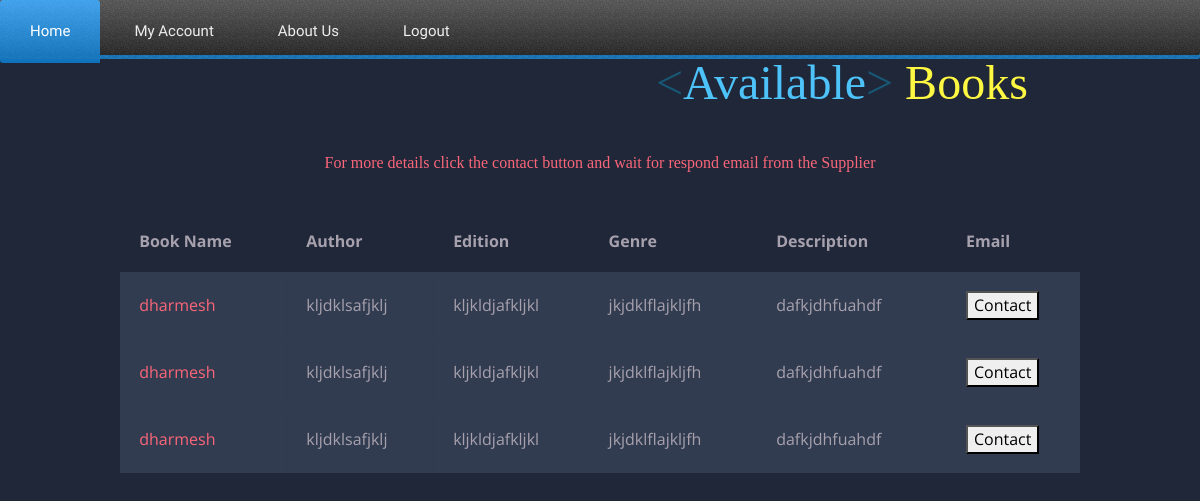
Page /showavailablebooks/showbooks.php (signed in) on the earlier database version.
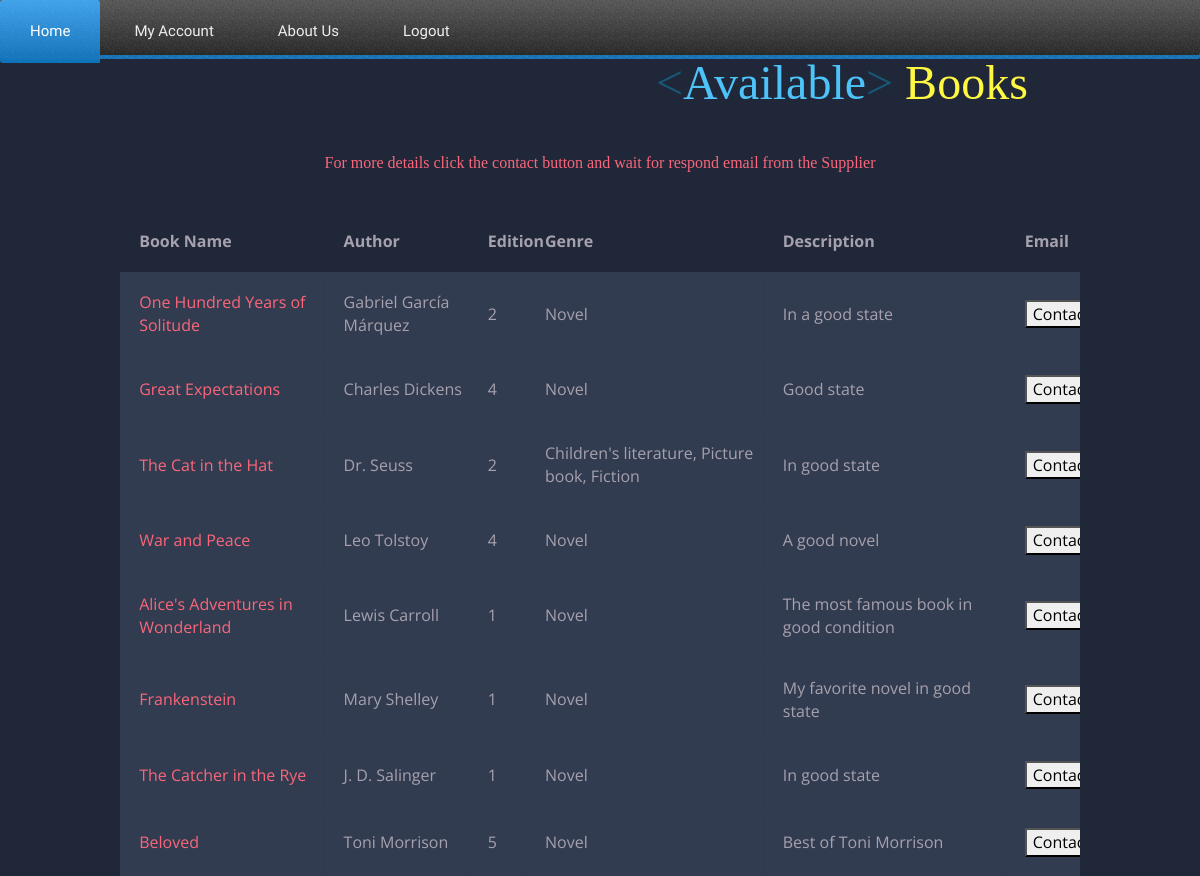
Same page on the later database version.
### tables this page shows
CREATE TABLE `books` (
  `book_id` int(10) NOT NULL,
  `book_name` varchar(255) NOT NULL,
  `author` varchar(255) NOT NULL,
  `edition` varchar(255) NOT NULL,
  `genre` varchar(255) NOT NULL,
  `description` varchar(255) NOT NULL,
  `user_id` varchar(255) NOT NULL
);

### showavailablebooks/showbooks.php (the view, shortened to what this page needs)
<?php
$con = mysqli_connect('localhost', 'root', '', 'omegaread');
$userid = $_SESSION['user_id'];
$query = "select book_id,book_name, author, edition, genre, description, email from books natural join customer where user_id != '$userid'";
$result = mysqli_query($con, $query);
?>
<!DOCTYPE html>
<html>
<head>
    <link rel="stylesheet" href="styles.css">
    <link rel="stylesheet" href="../cssmenu/styles.css">
    <link rel="stylesheet" type="text/css" href="..\css\homestyle.css">
    <link rel="stylesheet" type="text/css" href="..\css\bootstrap.min.css">
    <link rel="stylesheet" type="text/css" href="temp.css">
</head>
<body>
    <div id='cssmenu'>
        <ul>
            <li class='active'><a href='../homepage/homepage.php'><span>Home</span></a></li>
            <li><a href='#'><span>My Account</span></a></li>
            <li><a href='../cssmenu/Aboutpagesreeja/aboutpage.html'><span>About Us</span></a></li>
            <li class='last'><a href='../login/logout.php'><span>Logout</span></a></li>
        </ul>
    </div>
    <h1><span class="blue">&lt;</span>Available<span class="blue">&gt;</span> <span class="yellow">Books</span>
    </h1>
    <h2></h2>
    <h2> For more details click the contact button and wait for respond email from the Supplier </h2>
    <table class="container">
        <thead>
            <tr>
                <th>Book Name</th>
                <th>Author</th>
                <th>Edition</th>
                <th>Genre</th>
                <th>Description</th>
                <th>Email</th>
            </tr>
        </thead>
        <?php
        while ($rows = mysqli_fetch_assoc($result)) {
            ?>
        <tbody>
            <tr>
                <td> <?php echo $rows['book_name']; ?></td>
                <td> <?php echo $rows['author']; ?></td>
                <td> <?php echo $rows['edition']; ?></td>
                <td> <?php echo $rows['genre']; ?></td>
                <td> <?php echo $rows['description']; ?></td>
                <td> <?php echo "<form action='sendmail.php' method='POST'><button type='submit' name = 'book_data' value=".$rows['book_id'].">Contact</button></form>"; ?></td>
            </tr>
            <?php
        }
        ?>
        </tbody>
    </table>
</body>
</html>

### cssmenu/styles.css (style rules this page uses)
#cssmenu, #cssmenu ul, #cssmenu ul li, #cssmenu ul li a { margin: 0; padding: 0; border: 0; list-style: none; line-height: 1; display: block; position: relative; font-family: Capriola, Helvetica, sans-serif; }
#cssmenu { width: auto; height: 59px; padding-bottom: 4px; }
#cssmenu ul { height: 59px; }
#cssmenu ul li { float: left; margin-right: 4px; border-top-left-radius: 3px; border-top-right-radius: 3px; z-index: 5; }
#cssmenu ul li a { padding: 24px 30px 20px 30px; margin-bottom: 4px; border-top-left-radius: 3px; border-top-right-radius: 3px; color: #eeeeee; font-size: 15px; text-decoration: none; }
#cssmenu ul li:first-child, #cssmenu ul li:first-child > a { border-bottom-left-radius: 3px; }
#cssmenu ul li:hover, #cssmenu ul li.active { background: #0f71ba; background: -moz-linear-gradient(top, #3fa4f0 0%, #0f71ba 100%); background: -webkit-gradient(linear, left top, left bottom, color-stop(0%, #3fa4f0), color-stop(100%, #0f71ba)); background: -webkit-linear-gradient(top, #3fa4f0 0%, #0f71ba 100%); background: -o-linear-gradient(top, #3fa4f0 0%, #0f71ba 100%); background: -ms-linear-gradient(top, #3fa4f0 0%, #0f71ba 100%); background: linear-gradient(to bottom, #3fa4f0 0%, #0f71ba 100%); }
#cssmenu ul li a:hover, #cssmenu ul li.active > a { background: url('images/bg.png'); color: #ffffff; }

### css/homestyle.css (style rules this page uses)
html, body { height: 100%; }
body { color: gray; }
h1, h2, h3, h4, h5, h6 { font-family: Baskerville, "Baskerville Old Face", "Goudy Old Style", Garamond, "Times New Roman", serif; }

### showavailablebooks/temp.css (style rules this page uses)
body { font-family: 'Open Sans', sans-serif; font-weight: 300; line-height: 1.42em; color:#A7A1AE; background-color:#1F2739; }
h1 { font-size:3em; font-weight: 300; line-height:1em; text-align: center; color: #4DC3FA; }
h2 { font-size:1em; font-weight: 300; text-align: center; display: block; line-height:1em; padding-bottom: 2em; color: #FB667A; }
.blue { color: #185875; }
.yellow { color: #FFF842; }
.container td { font-weight: normal; font-size: 1em; -webkit-box-shadow: 0 2px 2px -2px #0E1119; -moz-box-shadow: 0 2px 2px -2px #0E1119; box-shadow: 0 2px 2px -2px #0E1119; }
.container { text-align: left; overflow: hidden; width: 80%; margin: 0 auto; display: table; padding: 0 0 8em 0; }
.container td, .container th { padding-bottom: 2%; padding-top: 2%; padding-left:2%; }
.container tr:nth-child(odd) { background-color: #323C50; }
.container th { background-color: #1F2739; }
.container td:first-child { color: #FB667A; }

Differences in the rows shown:
removed books: book_name "dharmesh", author "kljdklsafjklj", edition "kljkldjafkljkl", genre "jkjdklflajkljfh", description "dafkjdhfuahdf", $rows['book_id'] 27 (drawn)
removed books: book_name "dharmesh", author "kljdklsafjklj", edition "kljkldjafkljkl", genre "jkjdklflajkljfh", description "dafkjdhfuahdf", $rows['book_id'] 28 (drawn)
removed books: book_name "dharmesh", author "kljdklsafjklj", edition "kljkldjafkljkl", genre "jkjdklflajkljfh", description "dafkjdhfuahdf", $rows['book_id'] 29 (drawn)
added books: book_name "One Hundred Years of Solitude", author "Gabriel García Márquez", edition "2", genre "Novel", description "In a good state", $rows['book_id'] 44 (drawn)
added books: book_name "Great Expectations", author "Charles Dickens", edition "4", genre "Novel", description "Good state", $rows['book_id'] 45 (drawn)
added books: book_name "The Cat in the Hat", author "Dr. Seuss", edition "2", genre "Children's literature, Picture book, Fiction", description "In good state", $rows['book_id'] 46 (drawn)
added books: book_name "War and Peace", author "Leo Tolstoy", edition "4", genre "Novel", description "A good novel", $rows['book_id'] 47 (drawn)
added books: book_name "Alice's Adventures in Wonderland", author "Lewis Carroll", edition "1", genre "Novel", description "The most famous book in good condition", $rows['book_id'] 37 (drawn)
added books: book_name "Frankenstein", author "Mary Shelley", edition "1", genre "Novel", description "My favorite novel in good state", $rows['book_id'] 38 (drawn)
added books: book_name "The Catcher in the Rye", author "J. D. Salinger", edition "1", genre "Novel", description "In good state", $rows['book_id'] 39 (drawn)
added books: book_name "Beloved", author "Toni Morrison", edition "5", genre "Novel", description "Best of Toni Morrison", $rows['book_id'] 48 (drawn)
